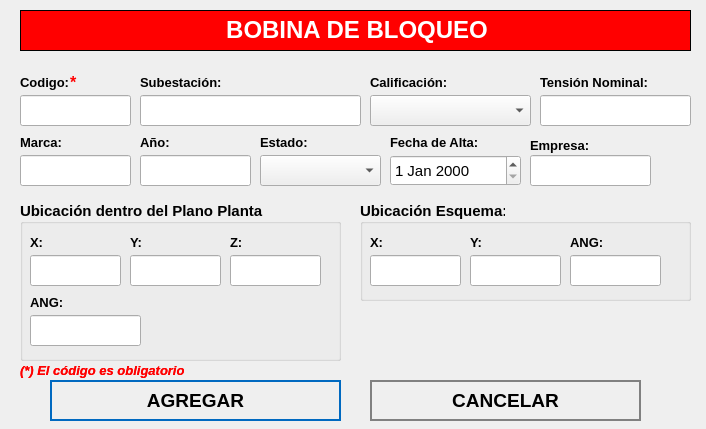
<?xml version="1.0" encoding="UTF-8"?>
<ui version="4.0">
 <class>NewBook</class>
 <widget class="QWidget" name="NewBook">
  <property name="geometry">
   <rect>
    <x>0</x>
    <y>0</y>
    <width>706</width>
    <height>429</height>
   </rect>
  </property>
  <property name="minimumSize">
   <size>
    <width>706</width>
    <height>429</height>
   </size>
  </property>
  <property name="maximumSize">
   <size>
    <width>706</width>
    <height>429</height>
   </size>
  </property>
  <property name="windowTitle">
   <string>Nuevo Registro</string>
  </property>
  <property name="styleSheet">
   <string notr="true">QPushButton
{	
	height: 2em;
 	border-style: solid;
	border-width: 2px;
 	border-color: grey;
	font-weight: bold;
}

QPushButton:hover
{
   	background-color:grey;
	color:white;
}</string>
  </property>
  <widget class="QLabel" name="label">
   <property name="geometry">
    <rect>
     <x>20</x>
     <y>10</y>
     <width>671</width>
     <height>41</height>
    </rect>
   </property>
   <property name="font">
    <font>
     <underline>false</underline>
    </font>
   </property>
   <property name="autoFillBackground">
    <bool>false</bool>
   </property>
   <property name="styleSheet">
    <string notr="true">background-color: red;</string>
   </property>
   <property name="frameShape">
    <enum>QFrame::Box</enum>
   </property>
   <property name="text">
    <string>&lt;html&gt;&lt;head/&gt;&lt;body&gt;&lt;p align=&quot;center&quot;&gt;&lt;span style=&quot; font-size:18pt; font-weight:600; color:#ffffff;&quot;&gt;BOBINA DE BLOQUEO&lt;/span&gt;&lt;/p&gt;&lt;/body&gt;&lt;/html&gt;</string>
   </property>
  </widget>
  <widget class="QLabel" name="label_autoriza">
   <property name="geometry">
    <rect>
     <x>20</x>
     <y>70</y>
     <width>101</width>
     <height>25</height>
    </rect>
   </property>
   <property name="text">
    <string>&lt;html&gt;&lt;head/&gt;&lt;body&gt;&lt;p&gt;&lt;span style=&quot; font-size:10pt; font-weight:600;&quot;&gt;Codigo:&lt;/span&gt;&lt;/p&gt;&lt;/body&gt;&lt;/html&gt;</string>
   </property>
  </widget>
  <widget class="QLineEdit" name="inputCodigo">
   <property name="geometry">
    <rect>
     <x>20</x>
     <y>95</y>
     <width>111</width>
     <height>31</height>
    </rect>
   </property>
   <property name="font">
    <font>
     <pointsize>12</pointsize>
    </font>
   </property>
   <property name="maxLength">
    <number>15</number>
   </property>
  </widget>
  <widget class="QLineEdit" name="inputSubestacion">
   <property name="geometry">
    <rect>
     <x>140</x>
     <y>95</y>
     <width>221</width>
     <height>31</height>
    </rect>
   </property>
   <property name="font">
    <font>
     <pointsize>12</pointsize>
    </font>
   </property>
  </widget>
  <widget class="QPushButton" name="addButton">
   <property name="geometry">
    <rect>
     <x>50</x>
     <y>380</y>
     <width>291</width>
     <height>41</height>
    </rect>
   </property>
   <property name="font">
    <font>
     <pointsize>14</pointsize>
     <weight>75</weight>
     <bold>true</bold>
    </font>
   </property>
   <property name="cursor">
    <cursorShape>PointingHandCursor</cursorShape>
   </property>
   <property name="styleSheet">
    <string notr="true">QPushButton
{	
	height: 2em;
 	border-style: solid;
	border-width: 2px;
 	border-color: #0069c0;
	font-weight: bold;
}

QPushButton:hover
{
   	background-color:#0069c0;
	color:white;
}</string>
   </property>
   <property name="text">
    <string>AGREGAR</string>
   </property>
   <property name="icon">
    <iconset>
     <normaloff>../assets/icons/add-icon.png</normaloff>../assets/icons/add-icon.png</iconset>
   </property>
   <property name="iconSize">
    <size>
     <width>30</width>
     <height>30</height>
    </size>
   </property>
   <property name="autoDefault">
    <bool>true</bool>
   </property>
   <property name="default">
    <bool>true</bool>
   </property>
   <property name="flat">
    <bool>true</bool>
   </property>
  </widget>
  <widget class="QPushButton" name="cancelButton">
   <property name="geometry">
    <rect>
     <x>370</x>
     <y>380</y>
     <width>271</width>
     <height>41</height>
    </rect>
   </property>
   <property name="font">
    <font>
     <pointsize>14</pointsize>
     <weight>75</weight>
     <bold>true</bold>
    </font>
   </property>
   <property name="cursor">
    <cursorShape>PointingHandCursor</cursorShape>
   </property>
   <property name="styleSheet">
    <string notr="true">QPushButton
{	
	height: 2em;
 	border-style: solid;
	border-width: 2px;
 	border-color: grey;
	font-weight: bold;
}

QPushButton:hover
{
   	background-color:grey;
	color:white;
}</string>
   </property>
   <property name="text">
    <string>CANCELAR</string>
   </property>
   <property name="icon">
    <iconset>
     <normaloff>../assets/icons/cancel-icon.png</normaloff>../assets/icons/cancel-icon.png</iconset>
   </property>
   <property name="iconSize">
    <size>
     <width>30</width>
     <height>30</height>
    </size>
   </property>
   <property name="autoDefault">
    <bool>true</bool>
   </property>
   <property name="default">
    <bool>true</bool>
   </property>
   <property name="flat">
    <bool>true</bool>
   </property>
  </widget>
  <widget class="QLabel" name="label_aquienVisita">
   <property name="geometry">
    <rect>
     <x>140</x>
     <y>70</y>
     <width>191</width>
     <height>25</height>
    </rect>
   </property>
   <property name="text">
    <string>&lt;html&gt;&lt;head/&gt;&lt;body&gt;&lt;p&gt;&lt;span style=&quot; font-size:10pt; font-weight:600;&quot;&gt;Subestación:&lt;/span&gt;&lt;/p&gt;&lt;/body&gt;&lt;/html&gt;</string>
   </property>
  </widget>
  <widget class="QLabel" name="label_horaSalida">
   <property name="geometry">
    <rect>
     <x>260</x>
     <y>130</y>
     <width>81</width>
     <height>25</height>
    </rect>
   </property>
   <property name="text">
    <string>&lt;html&gt;&lt;head/&gt;&lt;body&gt;&lt;p&gt;&lt;span style=&quot; font-size:10pt; font-weight:600;&quot;&gt;Estado:&lt;/span&gt;&lt;/p&gt;&lt;/body&gt;&lt;/html&gt;</string>
   </property>
  </widget>
  <widget class="QLabel" name="label_motivoVisita">
   <property name="geometry">
    <rect>
     <x>390</x>
     <y>130</y>
     <width>131</width>
     <height>25</height>
    </rect>
   </property>
   <property name="text">
    <string>&lt;html&gt;&lt;head/&gt;&lt;body&gt;&lt;p&gt;&lt;span style=&quot; font-size:10pt; font-weight:600;&quot;&gt;Fecha de Alta:&lt;/span&gt;&lt;/p&gt;&lt;/body&gt;&lt;/html&gt;</string>
   </property>
  </widget>
  <widget class="QLabel" name="label_nota_obligatoria">
   <property name="geometry">
    <rect>
     <x>20</x>
     <y>360</y>
     <width>281</width>
     <height>21</height>
    </rect>
   </property>
   <property name="text">
    <string>&lt;html&gt;&lt;head/&gt;&lt;body&gt;&lt;p&gt;&lt;span style=&quot; font-size:10pt; font-weight:600; font-style:italic; color:#ff0000;&quot;&gt;(*) El código es obligatorio&lt;/span&gt;&lt;/p&gt;&lt;/body&gt;&lt;/html&gt;</string>
   </property>
  </widget>
  <widget class="QLabel" name="ast_aquienvisita">
   <property name="geometry">
    <rect>
     <x>70</x>
     <y>70</y>
     <width>21</width>
     <height>25</height>
    </rect>
   </property>
   <property name="text">
    <string>&lt;html&gt;&lt;head/&gt;&lt;body&gt;&lt;p&gt;&lt;span style=&quot; font-size:12pt; font-weight:600; color:#ff0000;&quot;&gt;*&lt;/span&gt;&lt;/p&gt;&lt;/body&gt;&lt;/html&gt;</string>
   </property>
  </widget>
  <widget class="QLabel" name="label_advertencia_dni">
   <property name="geometry">
    <rect>
     <x>20</x>
     <y>360</y>
     <width>251</width>
     <height>21</height>
    </rect>
   </property>
   <property name="text">
    <string>&lt;html&gt;&lt;head/&gt;&lt;body&gt;&lt;p&gt;&lt;span style=&quot; font-size:10pt; font-weight:600; font-style:italic; color:#ff0000;&quot;&gt;(*) El código es obligatorio&lt;/span&gt;&lt;/p&gt;&lt;/body&gt;&lt;/html&gt;</string>
   </property>
  </widget>
  <widget class="QComboBox" name="cbEstado">
   <property name="geometry">
    <rect>
     <x>260</x>
     <y>155</y>
     <width>121</width>
     <height>31</height>
    </rect>
   </property>
   <property name="font">
    <font>
     <pointsize>12</pointsize>
    </font>
   </property>
   <property name="editable">
    <bool>false</bool>
   </property>
  </widget>
  <widget class="QDateEdit" name="inputFecha">
   <property name="geometry">
    <rect>
     <x>390</x>
     <y>155</y>
     <width>131</width>
     <height>31</height>
    </rect>
   </property>
   <property name="font">
    <font>
     <pointsize>11</pointsize>
     <weight>50</weight>
     <bold>false</bold>
    </font>
   </property>
  </widget>
  <widget class="QComboBox" name="cbCalificacion">
   <property name="geometry">
    <rect>
     <x>370</x>
     <y>95</y>
     <width>161</width>
     <height>31</height>
    </rect>
   </property>
   <property name="font">
    <font>
     <pointsize>12</pointsize>
    </font>
   </property>
   <property name="editable">
    <bool>false</bool>
   </property>
  </widget>
  <widget class="QLabel" name="label_area_3">
   <property name="geometry">
    <rect>
     <x>370</x>
     <y>70</y>
     <width>141</width>
     <height>25</height>
    </rect>
   </property>
   <property name="text">
    <string>&lt;html&gt;&lt;head/&gt;&lt;body&gt;&lt;p&gt;&lt;span style=&quot; font-size:10pt; font-weight:600;&quot;&gt;Calificación:&lt;/span&gt;&lt;/p&gt;&lt;/body&gt;&lt;/html&gt;</string>
   </property>
  </widget>
  <widget class="QLineEdit" name="inputMarca">
   <property name="geometry">
    <rect>
     <x>20</x>
     <y>155</y>
     <width>111</width>
     <height>31</height>
    </rect>
   </property>
   <property name="font">
    <font>
     <pointsize>12</pointsize>
    </font>
   </property>
   <property name="maxLength">
    <number>50</number>
   </property>
  </widget>
  <widget class="QLabel" name="label_autoriza_2">
   <property name="geometry">
    <rect>
     <x>20</x>
     <y>130</y>
     <width>101</width>
     <height>25</height>
    </rect>
   </property>
   <property name="text">
    <string>&lt;html&gt;&lt;head/&gt;&lt;body&gt;&lt;p&gt;&lt;span style=&quot; font-size:10pt; font-weight:600;&quot;&gt;Marca:&lt;/span&gt;&lt;/p&gt;&lt;/body&gt;&lt;/html&gt;</string>
   </property>
  </widget>
  <widget class="QLineEdit" name="inputAnio">
   <property name="geometry">
    <rect>
     <x>140</x>
     <y>155</y>
     <width>111</width>
     <height>31</height>
    </rect>
   </property>
   <property name="font">
    <font>
     <pointsize>12</pointsize>
    </font>
   </property>
   <property name="maxLength">
    <number>4</number>
   </property>
  </widget>
  <widget class="QLabel" name="label_autoriza_3">
   <property name="geometry">
    <rect>
     <x>140</x>
     <y>130</y>
     <width>101</width>
     <height>25</height>
    </rect>
   </property>
   <property name="text">
    <string>&lt;html&gt;&lt;head/&gt;&lt;body&gt;&lt;p&gt;&lt;span style=&quot; font-size:10pt; font-weight:600;&quot;&gt;Año:&lt;/span&gt;&lt;/p&gt;&lt;/body&gt;&lt;/html&gt;</string>
   </property>
  </widget>
  <widget class="QLabel" name="label_autoriza_4">
   <property name="geometry">
    <rect>
     <x>540</x>
     <y>70</y>
     <width>151</width>
     <height>25</height>
    </rect>
   </property>
   <property name="text">
    <string>&lt;html&gt;&lt;head/&gt;&lt;body&gt;&lt;p&gt;&lt;span style=&quot; font-size:10pt; font-weight:600;&quot;&gt;Tensión Nominal:&lt;/span&gt;&lt;/p&gt;&lt;/body&gt;&lt;/html&gt;</string>
   </property>
  </widget>
  <widget class="QLineEdit" name="inputTension">
   <property name="geometry">
    <rect>
     <x>540</x>
     <y>95</y>
     <width>151</width>
     <height>31</height>
    </rect>
   </property>
   <property name="font">
    <font>
     <pointsize>12</pointsize>
    </font>
   </property>
   <property name="maxLength">
    <number>8</number>
   </property>
  </widget>
  <widget class="QGroupBox" name="groupBox">
   <property name="geometry">
    <rect>
     <x>20</x>
     <y>200</y>
     <width>321</width>
     <height>161</height>
    </rect>
   </property>
   <property name="font">
    <font>
     <pointsize>11</pointsize>
     <weight>75</weight>
     <bold>true</bold>
    </font>
   </property>
   <property name="title">
    <string>Ubicación dentro del Plano Planta:</string>
   </property>
   <property name="alignment">
    <set>Qt::AlignLeading|Qt::AlignLeft|Qt::AlignVCenter</set>
   </property>
   <widget class="QLabel" name="label_motivoVisita_2">
    <property name="geometry">
     <rect>
      <x>210</x>
      <y>30</y>
      <width>91</width>
      <height>25</height>
     </rect>
    </property>
    <property name="text">
     <string>&lt;html&gt;&lt;head/&gt;&lt;body&gt;&lt;p&gt;&lt;span style=&quot; font-size:10pt; font-weight:600;&quot;&gt;Z:&lt;/span&gt;&lt;/p&gt;&lt;/body&gt;&lt;/html&gt;</string>
    </property>
   </widget>
   <widget class="QLabel" name="label_horaSalida_2">
    <property name="geometry">
     <rect>
      <x>110</x>
      <y>30</y>
      <width>81</width>
      <height>25</height>
     </rect>
    </property>
    <property name="text">
     <string>&lt;html&gt;&lt;head/&gt;&lt;body&gt;&lt;p&gt;&lt;span style=&quot; font-size:10pt; font-weight:600;&quot;&gt;Y:&lt;/span&gt;&lt;/p&gt;&lt;/body&gt;&lt;/html&gt;</string>
    </property>
   </widget>
   <widget class="QLineEdit" name="inputX">
    <property name="geometry">
     <rect>
      <x>10</x>
      <y>55</y>
      <width>91</width>
      <height>31</height>
     </rect>
    </property>
    <property name="font">
     <font>
      <pointsize>12</pointsize>
     </font>
    </property>
    <property name="maxLength">
     <number>14</number>
    </property>
   </widget>
   <widget class="QLineEdit" name="inputY">
    <property name="geometry">
     <rect>
      <x>110</x>
      <y>55</y>
      <width>91</width>
      <height>31</height>
     </rect>
    </property>
    <property name="font">
     <font>
      <pointsize>12</pointsize>
     </font>
    </property>
    <property name="maxLength">
     <number>14</number>
    </property>
   </widget>
   <widget class="QLineEdit" name="inputZ">
    <property name="geometry">
     <rect>
      <x>210</x>
      <y>55</y>
      <width>91</width>
      <height>31</height>
     </rect>
    </property>
    <property name="font">
     <font>
      <pointsize>12</pointsize>
     </font>
    </property>
    <property name="maxLength">
     <number>14</number>
    </property>
   </widget>
   <widget class="QLabel" name="label_horaIngreso_2">
    <property name="geometry">
     <rect>
      <x>10</x>
      <y>30</y>
      <width>71</width>
      <height>25</height>
     </rect>
    </property>
    <property name="text">
     <string>&lt;html&gt;&lt;head/&gt;&lt;body&gt;&lt;p&gt;&lt;span style=&quot; font-size:10pt; font-weight:600;&quot;&gt;X:&lt;/span&gt;&lt;/p&gt;&lt;/body&gt;&lt;/html&gt;</string>
    </property>
   </widget>
   <widget class="QLabel" name="label_horaIngreso_4">
    <property name="geometry">
     <rect>
      <x>10</x>
      <y>90</y>
      <width>71</width>
      <height>25</height>
     </rect>
    </property>
    <property name="text">
     <string>&lt;html&gt;&lt;head/&gt;&lt;body&gt;&lt;p&gt;&lt;span style=&quot; font-size:10pt; font-weight:600;&quot;&gt;ANG:&lt;/span&gt;&lt;/p&gt;&lt;/body&gt;&lt;/html&gt;</string>
    </property>
   </widget>
   <widget class="QLineEdit" name="inputANG">
    <property name="geometry">
     <rect>
      <x>10</x>
      <y>115</y>
      <width>111</width>
      <height>31</height>
     </rect>
    </property>
    <property name="font">
     <font>
      <pointsize>12</pointsize>
     </font>
    </property>
    <property name="maxLength">
     <number>11</number>
    </property>
   </widget>
  </widget>
  <widget class="QGroupBox" name="groupBox_2">
   <property name="geometry">
    <rect>
     <x>360</x>
     <y>200</y>
     <width>331</width>
     <height>101</height>
    </rect>
   </property>
   <property name="font">
    <font>
     <pointsize>11</pointsize>
     <weight>75</weight>
     <bold>true</bold>
    </font>
   </property>
   <property name="title">
    <string>Ubicación Esquema:</string>
   </property>
   <property name="alignment">
    <set>Qt::AlignLeading|Qt::AlignLeft|Qt::AlignVCenter</set>
   </property>
   <widget class="QLabel" name="label_motivoVisita_3">
    <property name="geometry">
     <rect>
      <x>210</x>
      <y>30</y>
      <width>91</width>
      <height>25</height>
     </rect>
    </property>
    <property name="text">
     <string>&lt;html&gt;&lt;head/&gt;&lt;body&gt;&lt;p&gt;&lt;span style=&quot; font-size:10pt; font-weight:600;&quot;&gt;ANG:&lt;/span&gt;&lt;/p&gt;&lt;/body&gt;&lt;/html&gt;</string>
    </property>
   </widget>
   <widget class="QLabel" name="label_horaSalida_3">
    <property name="geometry">
     <rect>
      <x>110</x>
      <y>30</y>
      <width>81</width>
      <height>25</height>
     </rect>
    </property>
    <property name="text">
     <string>&lt;html&gt;&lt;head/&gt;&lt;body&gt;&lt;p&gt;&lt;span style=&quot; font-size:10pt; font-weight:600;&quot;&gt;Y:&lt;/span&gt;&lt;/p&gt;&lt;/body&gt;&lt;/html&gt;</string>
    </property>
   </widget>
   <widget class="QLineEdit" name="inputX_2">
    <property name="geometry">
     <rect>
      <x>10</x>
      <y>55</y>
      <width>91</width>
      <height>31</height>
     </rect>
    </property>
    <property name="font">
     <font>
      <pointsize>12</pointsize>
     </font>
    </property>
    <property name="maxLength">
     <number>9</number>
    </property>
   </widget>
   <widget class="QLineEdit" name="inputY_2">
    <property name="geometry">
     <rect>
      <x>110</x>
      <y>55</y>
      <width>91</width>
      <height>31</height>
     </rect>
    </property>
    <property name="font">
     <font>
      <pointsize>12</pointsize>
     </font>
    </property>
    <property name="maxLength">
     <number>9</number>
    </property>
   </widget>
   <widget class="QLineEdit" name="inputANG_2">
    <property name="geometry">
     <rect>
      <x>210</x>
      <y>55</y>
      <width>91</width>
      <height>31</height>
     </rect>
    </property>
    <property name="font">
     <font>
      <pointsize>12</pointsize>
     </font>
    </property>
    <property name="maxLength">
     <number>11</number>
    </property>
   </widget>
   <widget class="QLabel" name="label_horaIngreso_3">
    <property name="geometry">
     <rect>
      <x>10</x>
      <y>30</y>
      <width>71</width>
      <height>25</height>
     </rect>
    </property>
    <property name="text">
     <string>&lt;html&gt;&lt;head/&gt;&lt;body&gt;&lt;p&gt;&lt;span style=&quot; font-size:10pt; font-weight:600;&quot;&gt;X:&lt;/span&gt;&lt;/p&gt;&lt;/body&gt;&lt;/html&gt;</string>
    </property>
   </widget>
  </widget>
  <widget class="QLabel" name="label_empresa">
   <property name="geometry">
    <rect>
     <x>530</x>
     <y>135</y>
     <width>111</width>
     <height>21</height>
    </rect>
   </property>
   <property name="text">
    <string>&lt;html&gt;&lt;head/&gt;&lt;body&gt;&lt;p&gt;&lt;span style=&quot; font-size:10pt; font-weight:600;&quot;&gt;Empresa:&lt;/span&gt;&lt;/p&gt;&lt;/body&gt;&lt;/html&gt;</string>
   </property>
   <property name="scaledContents">
    <bool>true</bool>
   </property>
  </widget>
  <widget class="QLineEdit" name="inputCodEmpresa">
   <property name="geometry">
    <rect>
     <x>530</x>
     <y>155</y>
     <width>121</width>
     <height>31</height>
    </rect>
   </property>
   <property name="font">
    <font>
     <pointsize>12</pointsize>
    </font>
   </property>
   <property name="maxLength">
    <number>5</number>
   </property>
  </widget>
 </widget>
 <tabstops>
  <tabstop>inputCodigo</tabstop>
  <tabstop>inputSubestacion</tabstop>
  <tabstop>addButton</tabstop>
  <tabstop>cancelButton</tabstop>
 </tabstops>
 <resources/>
 <connections/>
</ui>
